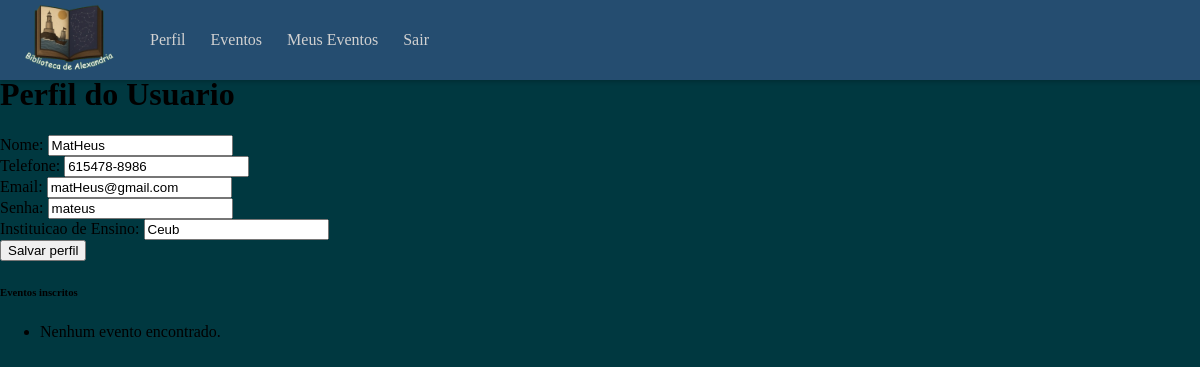
Screenshot of /usuarios/ (signed in) with the database file from the repository.
### login/models.py (models this page shows)
class Usuario(models.Model):
    id_usuario = models.AutoField(primary_key=True, unique=True)
    nome = models.TextField(max_length=150)
    telefone = models.CharField(max_length=15, null=True)
    instEnsino = models.TextField(max_length=100, null= True)
    senha = models.CharField(max_length=200, null=False)
    email = models.EmailField(max_length=254, unique=True)
    tipo = models.CharField(max_length=50, choices=[("estudante", "Estudante"), ("professor", "Professor"), ("organizador", "Organizador")], default= "Estudante")

### login/views.py (the view, shortened to what this page needs)
# urls.py: path('usuarios/', views.editar_usuario, name='edit_user'),
def editar_usuario(request):
    usuario_id = request.session.get("usuario_id")
    if not usuario_id:
        redirect("login")
    usuario = get_object_or_404(Usuario, id_usuario = usuario_id)
    if usuario.tipo == 'organizador':
        return render(request, "templates_org/editar_user_org.html", {"usuario" : usuario})
    else:
        return render(request, "editar_user.html", {"usuario" : usuario})

### login/templates/editar_user.html (shortened to what this page needs)
{% extends "base.html" %}
{% block content %}
<h1>Perfil do Usuario</h1>
<form action="{% url 'edit_user' %}" method="post">
    <div>
        <label for="Nome">Nome:</label>
        <input name= "nome" class="form-control-sm" type="text" value='{{ usuario.nome }}'>
    </div>
    <div>
        <label for="Telefone">Telefone:</label>
        <input name= "telefone" class="form-control-sm" type="text" value='{{ usuario.telefone }}'>
    </div>
    <div>
        <label for="Email">Email:</label>
        <input name= "email" class="form-control-sm" type="text" value='{{ usuario.email }}'>
    </div>
    <div>
        <label for="Senha">Senha:</label>
        <input name= "senha" class="form-control-sm" type="text" value='{{ usuario.senha }}'>
    </div>
    <div>
        <label for="Instituicao">Instituicao de Ensino:</label>
        <input name= "instEnsino" class="form-control-sm" type="text" value='{{ usuario.instEnsino }}'>
    </div>
    <button class="form-control-sm" type="submit">Salvar perfil</button>
</form>
<h6>Eventos inscritos</h6>
<ul>
  {% for evento in eventos %}
    <li>{{ evento.nome }}</li>
  {% empty %}
    <li>Nenhum evento encontrado.</li>
  {% endfor %}
</ul>
{% endblock  %}

### static/Css/style_base.css (style rules this page uses)
body { margin: 0; padding-top: 55px; background-color: #003840 }

### rows the page displays
Usuario: nome "MatHeus", telefone "615478-8986", email "matHeus@gmail.com", senha "mateus", instEnsino "Ceub"
